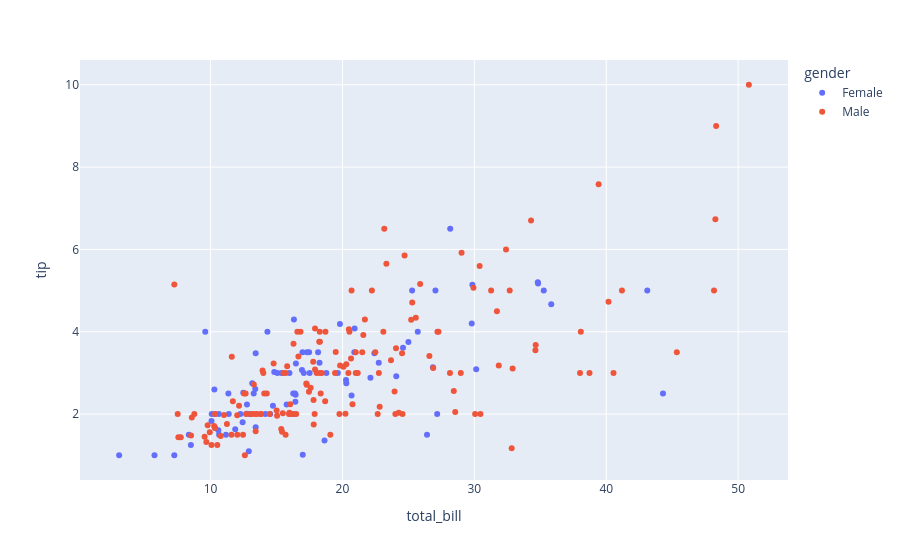

This figure's notebook cell:
### Code cell
px.scatter(df, "total_bill", "tip", color="gender")

### Figure 1 — Plotly figure (JSON) as saved in the notebook; plotly's stock layout.template omitted (floating-point values rounded to 4 significant figures; data arrays with more than 128 entries replaced by an {"elided": "..."} marker saying what was removed)
{"data": [{"hovertemplate": "gender=Female<br>total_bill=%{x}<br>tip=%{y}<extra></extra>", "legendgroup": "Female", "marker": {"color": "#636efa", "symbol": "circle"}, "mode": "markers", "name": "Female", "orientation": "v", "showlegend": true, "type": "scatter", "x": [16.99, 24.59, 35.26, 14.83, 10.33, 16.97, 20.29, 15.77, 19.65, 15.06, 20.69, 16.93, 10.29, 34.81, 26.41, 16.45, 3.07, 17.07, 26.86, 25.28, 14.73, 10.07, 34.83, 5.75, 16.32, 22.75, 11.35, 15.38, 44.3, 22.42, 20.92, 14.31, 7.25, 25.71, 17.31, 10.65, 12.43, 24.08, 13.42, 12.48, 29.8, 14.52, 11.38, 20.27, 11.17, 12.26, 18.26, 8.51, 10.33, 14.15, 13.16, 17.47, 27.05, 16.43, 8.35, 18.64, 11.87, 29.85, 25.0, 13.39, 16.21, 17.51, 10.59, 10.63, 9.6, 20.9, 18.15, 19.81, 43.11, 13.0, 12.74, 13.0, 16.4, 16.47, 12.76, 13.27, 28.17, 12.9, 30.14, 13.42, 15.98, 16.27, 10.09, 22.12, 35.83, 27.18, 18.78], "xaxis": "x", "y": [1.01, 3.61, 5.0, 3.02, 1.67, 3.5, 2.75, 2.23, 3.0, 3.0, 2.45, 3.07, 2.6, 5.2, 1.5, 2.47, 1.0, 3.0, 3.14, 5.0, 2.2, 1.83, 5.17, 1.0, 4.3, 3.25, 2.5, 3.0, 2.5, 3.48, 4.08, 4.0, 1.0, 4.0, 3.5, 1.5, 1.8, 2.92, 1.68, 2.52, 4.2, 2.0, 2.0, 2.83, 1.5, 2.0, 3.25, 1.25, 2.0, 2.0, 2.75, 3.5, 5.0, 2.3, 1.5, 1.36, 1.63, 5.14, 3.75, 2.61, 2.0, 3.0, 1.61, 2.0, 4.0, 3.5, 3.5, 4.19, 5.0, 2.0, 2.01, 2.0, 2.5, 3.23, 2.23, 2.5, 6.5, 1.1, 3.09, 3.48, 3.0, 2.5, 2.0, 2.88, 4.67, 2.0, 3.0], "yaxis": "y"}, {"hovertemplate": "gender=Male<br>total_bill=%{x}<br>tip=%{y}<extra></extra>", "legendgroup": "Male", "marker": {"color": "#EF553B", "symbol": "circle"}, "mode": "markers", "name": "Male", "orientation": "v", "showlegend": true, "type": "scatter", "x": {"elided": "157 float values"}, "xaxis": "x", "y": {"elided": "157 float values"}, "yaxis": "y"}], "layout": {"legend": {"title": {"text": "gender"}, "tracegroupgap": 0}, "margin": {"t": 60}, "xaxis": {"anchor": "y", "domain": [0, 1], "title": {"text": "total_bill"}}, "yaxis": {"anchor": "x", "domain": [0, 1], "title": {"text": "tip"}}}}
